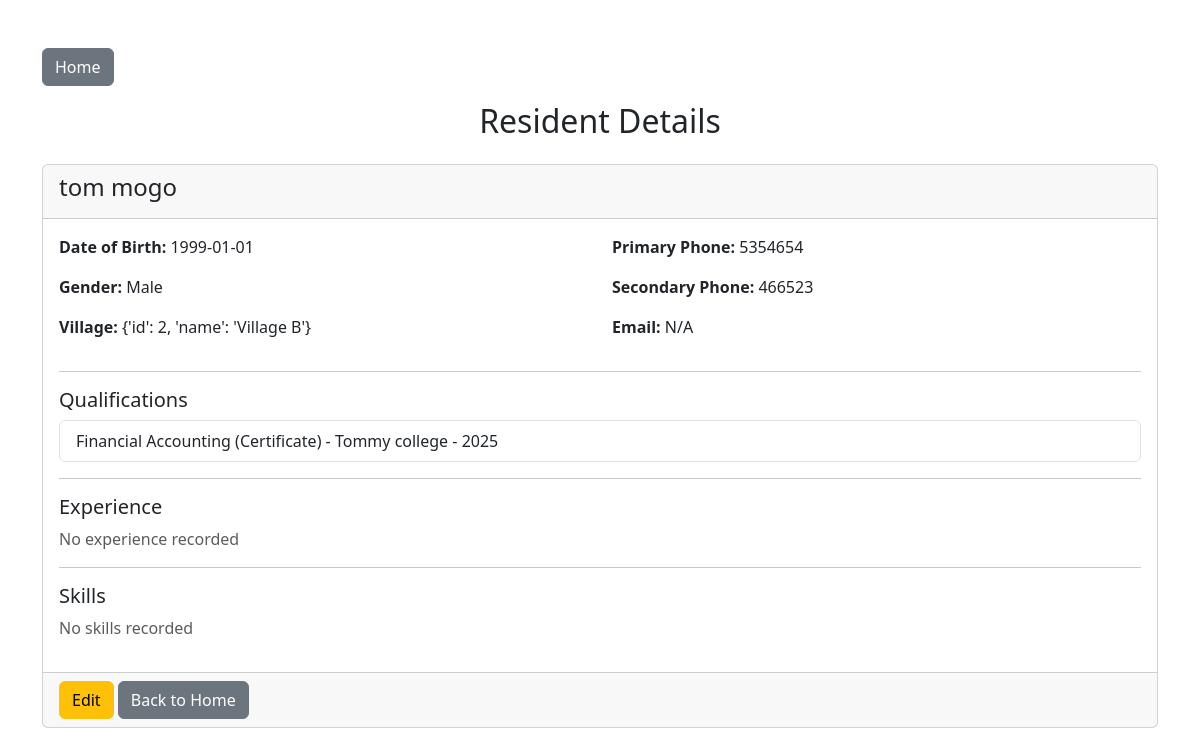
The page /view-resident/3 on the database as committed earlier.
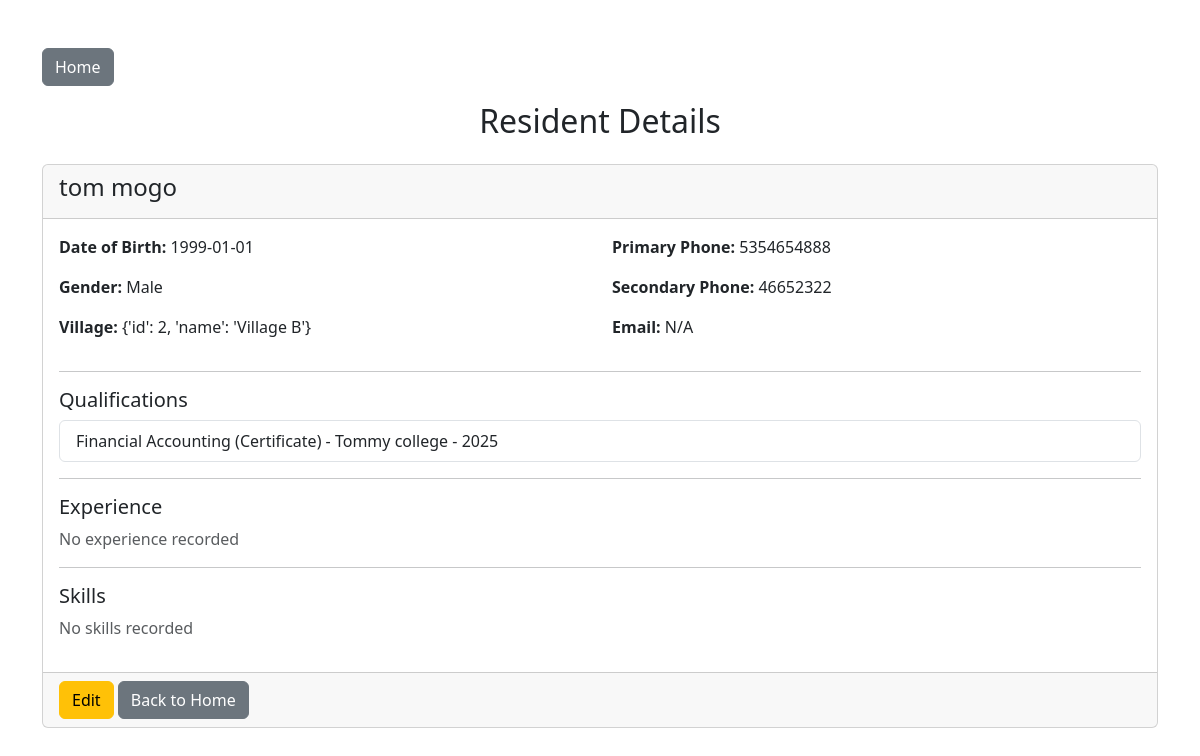
The same page on the database as committed later.
### app/models.py (models this page shows)
class Resident(Base):
    __tablename__ = "residents"
    id = Column(Integer, primary_key=True, index=True)
    first_name = Column(String, nullable=False)
    last_name = Column(String, nullable=False)
    dob = Column(Date, nullable=False)
    gender = Column(String, nullable=False)
    village = Column(String, nullable=False)
    cellphone_no = Column(String, nullable=False)
    cellphone_no2 = Column(String)
    email = Column(String)
    qualifications = relationship("Qualification", back_populates="resident", cascade="all, delete-orphan")
    experiences = relationship("Experience", back_populates="resident", cascade="all, delete-orphan")
    skills = relationship("Skill", back_populates="resident", cascade="all, delete-orphan")

class Qualification(Base):
    __tablename__ = "qualifications"
    id = Column(Integer, primary_key=True, index=True)
    institution = Column(String)
    name = Column(String)
    type = Column(String)
    level = Column(String)
    year = Column(String)
    resident_id = Column(Integer, ForeignKey("residents.id"))
    resident = relationship("Resident", back_populates="qualifications")

### app/resident_routes.py (the view)
@router.get("/view-resident/{resident_id}", response_class=HTMLResponse)
async def view_resident(request: Request, resident_id: int, db: Session = Depends(get_db)):
    resident = db.query(Resident).filter(Resident.id == resident_id).first()
    if not resident:
        return RedirectResponse(url="/", status_code=303)
    return templates.TemplateResponse(
        "view_resident.html",
        {
            "request": request,
            "resident": resident
        }
    )

### app/templates/view_resident.html (shortened to what this page needs)
<!DOCTYPE html>
<html>
<head>
    <link href="https://cdn.jsdelivr.net/npm/bootstrap@5.3.3/dist/css/bootstrap.min.css" rel="stylesheet">
</head>
<body>
  <div class="container mt-5">
      <a href="/" class="btn btn-secondary mb-3">Home</a>
      <h2 class="mb-4 text-center">Resident Details</h2>
      <div class="card">
          <div class="card-header">
              <h4>{{ resident.first_name }} {{ resident.last_name }}</h4>
          </div>
          <div class="card-body">
              <div class="row">
                  <div class="col-md-6">
                      <p><strong>Date of Birth:</strong> {{ resident.dob }}</p>
                      <p><strong>Gender:</strong> {{ resident.gender }}</p>
                      <p><strong>Village:</strong> {{ resident.village }}</p>
                  </div>
                  <div class="col-md-6">
                      <p><strong>Primary Phone:</strong> {{ resident.cellphone_no }}</p>
                      <p><strong>Secondary Phone:</strong> {{ resident.cellphone_no2 or 'N/A' }}</p>
                      <p><strong>Email:</strong> {{ resident.email or 'N/A' }}</p>
                  </div>
              </div>
              <hr>
              <h5>Qualifications</h5>
              {% if resident.qualifications %}
              <ul class="list-group">
                  {% for qual in resident.qualifications %}
                  <li class="list-group-item">
                      {{ qual.name }} ({{ qual.type }}) - {{ qual.institution }} - {{ qual.year }}
                  </li>
                  {% endfor %}
              </ul>
              {% else %}
              <p class="text-muted">No qualifications recorded</p>
              {% endif %}
              <hr>
              <h5>Experience</h5>
              {% if resident.experiences %}
              <ul class="list-group">
                  {% for exp in resident.experiences %}
                  <li class="list-group-item">
                      {{ exp.position }} at {{ exp.company }} - {{ exp.years }} years
                  </li>
                  {% endfor %}
              </ul>
              {% else %}
              <p class="text-muted">No experience recorded</p>
              {% endif %}
              <hr>
              <h5>Skills</h5>
              {% if resident.skills %}
              <ul class="list-group">
                  {% for skill in resident.skills %}
                  <li class="list-group-item">{{ skill.name }}</li>
                  {% endfor %}
              </ul>
              {% else %}
              <p class="text-muted">No skills recorded</p>
              {% endif %}
          </div>
          <div class="card-footer">
              <a href="/edit-resident/{{ resident.id }}" class="btn btn-warning">Edit</a>
              <a href="/" class="btn btn-secondary">Back to Home</a>
          </div>
      </div>
  </div>
</body>
</html>

Rows that differ between the two databases and show on the page:
changed Resident "tom": cellphone_no "5354654" → "5354654888"; cellphone_no2 "466523" → "46652322"
